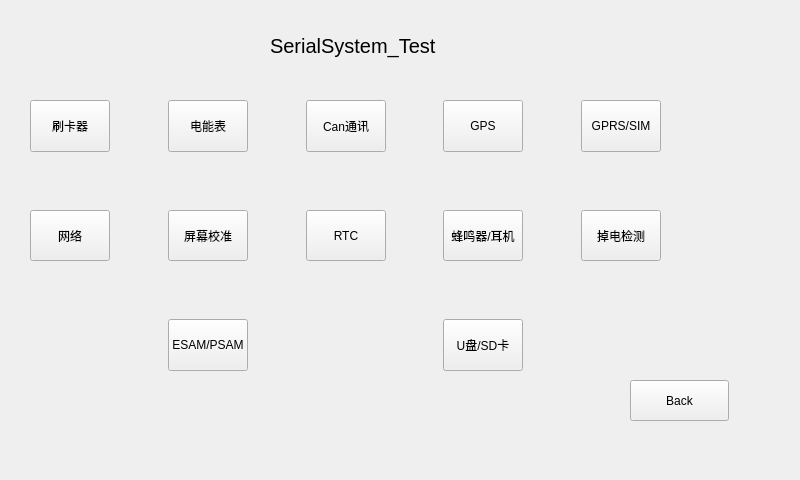
<?xml version="1.0" encoding="UTF-8"?>
<ui version="4.0">
 <class>test_Manual</class>
 <widget class="QWidget" name="test_Manual">
  <property name="geometry">
   <rect>
    <x>0</x>
    <y>0</y>
    <width>800</width>
    <height>480</height>
   </rect>
  </property>
  <property name="focusPolicy">
   <enum>Qt::StrongFocus</enum>
  </property>
  <property name="windowTitle">
   <string>Form</string>
  </property>
  <property name="styleSheet">
   <string notr="true"/>
  </property>
  <widget class="QPushButton" name="back_but">
   <property name="geometry">
    <rect>
     <x>630</x>
     <y>380</y>
     <width>99</width>
     <height>41</height>
    </rect>
   </property>
   <property name="styleSheet">
    <string notr="true">background-image:url()</string>
   </property>
   <property name="text">
    <string>Back</string>
   </property>
  </widget>
  <widget class="QLabel" name="label">
   <property name="geometry">
    <rect>
     <x>270</x>
     <y>20</y>
     <width>171</width>
     <height>51</height>
    </rect>
   </property>
   <property name="font">
    <font>
     <pointsize>15</pointsize>
    </font>
   </property>
   <property name="styleSheet">
    <string notr="true">background-image:url()</string>
   </property>
   <property name="text">
    <string>SerialSystem_Test</string>
   </property>
  </widget>
  <widget class="QLabel" name="label_2">
   <property name="geometry">
    <rect>
     <x>590</x>
     <y>0</y>
     <width>191</width>
     <height>71</height>
    </rect>
   </property>
   <property name="styleSheet">
    <string notr="true">background-image: url(:/img/images/serial_logo.png)</string>
   </property>
   <property name="text">
    <string/>
   </property>
  </widget>
  <widget class="QWidget" name="layoutWidget">
   <property name="geometry">
    <rect>
     <x>30</x>
     <y>100</y>
     <width>631</width>
     <height>271</height>
    </rect>
   </property>
   <layout class="QGridLayout" name="gridLayout">
    <item row="0" column="1">
     <spacer name="horizontalSpacer">
      <property name="orientation">
       <enum>Qt::Horizontal</enum>
      </property>
      <property name="sizeHint" stdset="0">
       <size>
        <width>40</width>
        <height>20</height>
       </size>
      </property>
     </spacer>
    </item>
    <item row="0" column="0">
     <widget class="QPushButton" name="Card_but">
      <property name="sizePolicy">
       <sizepolicy hsizetype="Minimum" vsizetype="Expanding">
        <horstretch>0</horstretch>
        <verstretch>0</verstretch>
       </sizepolicy>
      </property>
      <property name="maximumSize">
       <size>
        <width>649</width>
        <height>16777215</height>
       </size>
      </property>
      <property name="styleSheet">
       <string notr="true">background-image:url()</string>
      </property>
      <property name="text">
       <string>刷卡器</string>
      </property>
     </widget>
    </item>
    <item row="0" column="5">
     <spacer name="horizontalSpacer_3">
      <property name="orientation">
       <enum>Qt::Horizontal</enum>
      </property>
      <property name="sizeHint" stdset="0">
       <size>
        <width>40</width>
        <height>20</height>
       </size>
      </property>
     </spacer>
    </item>
    <item row="0" column="8">
     <widget class="QPushButton" name="gprs_but">
      <property name="sizePolicy">
       <sizepolicy hsizetype="Minimum" vsizetype="Expanding">
        <horstretch>0</horstretch>
        <verstretch>0</verstretch>
       </sizepolicy>
      </property>
      <property name="maximumSize">
       <size>
        <width>649</width>
        <height>16777215</height>
       </size>
      </property>
      <property name="styleSheet">
       <string notr="true">background-image:url()</string>
      </property>
      <property name="text">
       <string>GPRS/SIM</string>
      </property>
     </widget>
    </item>
    <item row="0" column="6">
     <widget class="QPushButton" name="gps_but">
      <property name="sizePolicy">
       <sizepolicy hsizetype="Minimum" vsizetype="Expanding">
        <horstretch>0</horstretch>
        <verstretch>0</verstretch>
       </sizepolicy>
      </property>
      <property name="maximumSize">
       <size>
        <width>649</width>
        <height>16777215</height>
       </size>
      </property>
      <property name="styleSheet">
       <string notr="true">background-image:url()</string>
      </property>
      <property name="text">
       <string>GPS</string>
      </property>
     </widget>
    </item>
    <item row="0" column="2">
     <widget class="QPushButton" name="Emeter_but">
      <property name="sizePolicy">
       <sizepolicy hsizetype="Minimum" vsizetype="Expanding">
        <horstretch>0</horstretch>
        <verstretch>0</verstretch>
       </sizepolicy>
      </property>
      <property name="maximumSize">
       <size>
        <width>649</width>
        <height>16777215</height>
       </size>
      </property>
      <property name="styleSheet">
       <string notr="true">background-image:url()</string>
      </property>
      <property name="text">
       <string>电能表</string>
      </property>
     </widget>
    </item>
    <item row="0" column="3">
     <spacer name="horizontalSpacer_2">
      <property name="orientation">
       <enum>Qt::Horizontal</enum>
      </property>
      <property name="sizeHint" stdset="0">
       <size>
        <width>40</width>
        <height>20</height>
       </size>
      </property>
     </spacer>
    </item>
    <item row="1" column="0">
     <spacer name="verticalSpacer">
      <property name="orientation">
       <enum>Qt::Vertical</enum>
      </property>
      <property name="sizeHint" stdset="0">
       <size>
        <width>20</width>
        <height>40</height>
       </size>
      </property>
     </spacer>
    </item>
    <item row="2" column="0">
     <widget class="QPushButton" name="network_but">
      <property name="sizePolicy">
       <sizepolicy hsizetype="Minimum" vsizetype="Expanding">
        <horstretch>0</horstretch>
        <verstretch>0</verstretch>
       </sizepolicy>
      </property>
      <property name="maximumSize">
       <size>
        <width>649</width>
        <height>16777215</height>
       </size>
      </property>
      <property name="styleSheet">
       <string notr="true">background-image:url()</string>
      </property>
      <property name="text">
       <string>网络</string>
      </property>
     </widget>
    </item>
    <item row="0" column="4">
     <widget class="QPushButton" name="Canbus_but">
      <property name="sizePolicy">
       <sizepolicy hsizetype="Minimum" vsizetype="Expanding">
        <horstretch>0</horstretch>
        <verstretch>0</verstretch>
       </sizepolicy>
      </property>
      <property name="maximumSize">
       <size>
        <width>649</width>
        <height>16777215</height>
       </size>
      </property>
      <property name="styleSheet">
       <string notr="true">background-image:url()</string>
      </property>
      <property name="text">
       <string>Can通讯</string>
      </property>
     </widget>
    </item>
    <item row="3" column="0">
     <spacer name="verticalSpacer_2">
      <property name="orientation">
       <enum>Qt::Vertical</enum>
      </property>
      <property name="sizeHint" stdset="0">
       <size>
        <width>20</width>
        <height>40</height>
       </size>
      </property>
     </spacer>
    </item>
    <item row="0" column="7">
     <spacer name="horizontalSpacer_4">
      <property name="orientation">
       <enum>Qt::Horizontal</enum>
      </property>
      <property name="sizeHint" stdset="0">
       <size>
        <width>40</width>
        <height>20</height>
       </size>
      </property>
     </spacer>
    </item>
    <item row="4" column="6">
     <widget class="QPushButton" name="u_sd_but">
      <property name="sizePolicy">
       <sizepolicy hsizetype="Minimum" vsizetype="Expanding">
        <horstretch>0</horstretch>
        <verstretch>0</verstretch>
       </sizepolicy>
      </property>
      <property name="maximumSize">
       <size>
        <width>649</width>
        <height>16777215</height>
       </size>
      </property>
      <property name="styleSheet">
       <string notr="true">background-image:url()</string>
      </property>
      <property name="text">
       <string>U盘/SD卡</string>
      </property>
     </widget>
    </item>
    <item row="2" column="6">
     <widget class="QPushButton" name="pwm_but">
      <property name="sizePolicy">
       <sizepolicy hsizetype="Minimum" vsizetype="Expanding">
        <horstretch>0</horstretch>
        <verstretch>0</verstretch>
       </sizepolicy>
      </property>
      <property name="maximumSize">
       <size>
        <width>649</width>
        <height>16777215</height>
       </size>
      </property>
      <property name="styleSheet">
       <string notr="true">background-image:url()</string>
      </property>
      <property name="text">
       <string>蜂鸣器/耳机</string>
      </property>
     </widget>
    </item>
    <item row="2" column="8">
     <widget class="QPushButton" name="power_but">
      <property name="sizePolicy">
       <sizepolicy hsizetype="Minimum" vsizetype="Expanding">
        <horstretch>0</horstretch>
        <verstretch>0</verstretch>
       </sizepolicy>
      </property>
      <property name="maximumSize">
       <size>
        <width>649</width>
        <height>16777215</height>
       </size>
      </property>
      <property name="styleSheet">
       <string notr="true">background-image:url()</string>
      </property>
      <property name="text">
       <string>掉电检测</string>
      </property>
     </widget>
    </item>
    <item row="4" column="2">
     <widget class="QPushButton" name="sam_but">
      <property name="sizePolicy">
       <sizepolicy hsizetype="Minimum" vsizetype="Expanding">
        <horstretch>0</horstretch>
        <verstretch>0</verstretch>
       </sizepolicy>
      </property>
      <property name="maximumSize">
       <size>
        <width>649</width>
        <height>16777215</height>
       </size>
      </property>
      <property name="styleSheet">
       <string notr="true">background-image:url()</string>
      </property>
      <property name="text">
       <string>ESAM/PSAM</string>
      </property>
     </widget>
    </item>
    <item row="2" column="4">
     <widget class="QPushButton" name="rtc_but">
      <property name="sizePolicy">
       <sizepolicy hsizetype="Minimum" vsizetype="Expanding">
        <horstretch>0</horstretch>
        <verstretch>0</verstretch>
       </sizepolicy>
      </property>
      <property name="maximumSize">
       <size>
        <width>649</width>
        <height>16777215</height>
       </size>
      </property>
      <property name="styleSheet">
       <string notr="true">background-image:url()</string>
      </property>
      <property name="text">
       <string>RTC</string>
      </property>
     </widget>
    </item>
    <item row="2" column="2">
     <widget class="QPushButton" name="touch_but">
      <property name="sizePolicy">
       <sizepolicy hsizetype="Minimum" vsizetype="Expanding">
        <horstretch>0</horstretch>
        <verstretch>0</verstretch>
       </sizepolicy>
      </property>
      <property name="maximumSize">
       <size>
        <width>649</width>
        <height>16777215</height>
       </size>
      </property>
      <property name="styleSheet">
       <string notr="true">background-image:url()</string>
      </property>
      <property name="text">
       <string>屏幕校准</string>
      </property>
     </widget>
    </item>
   </layout>
  </widget>
 </widget>
 <resources/>
 <connections/>
</ui>
